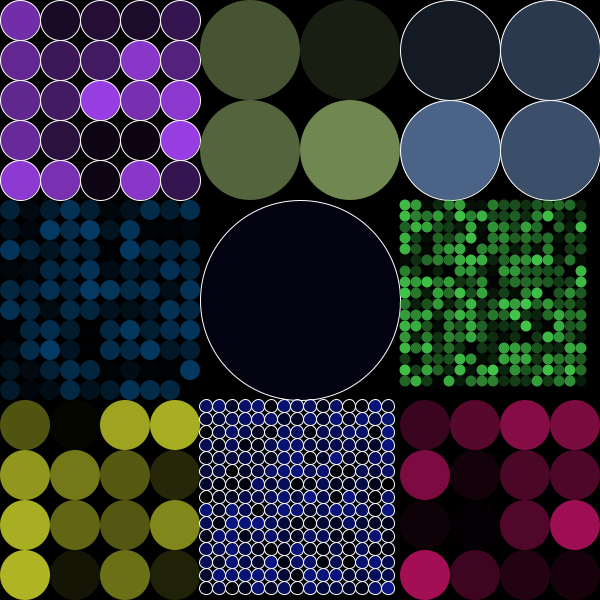
Frame 1 (no input)
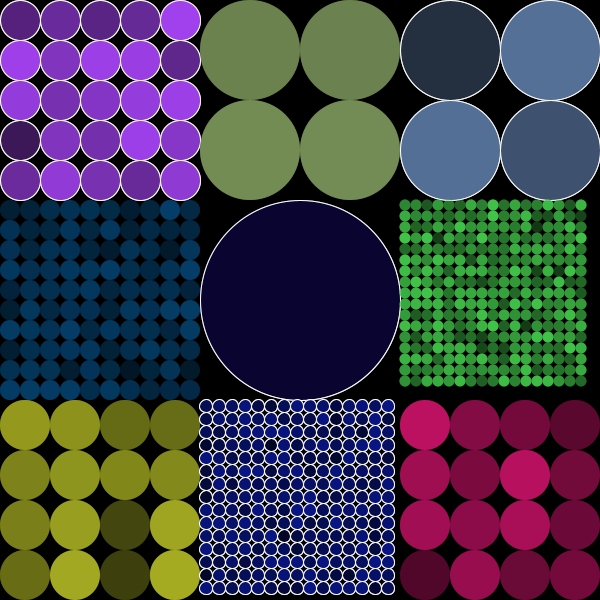
Frame 60 (the mouse pressed at the canvas centre just before this capture)
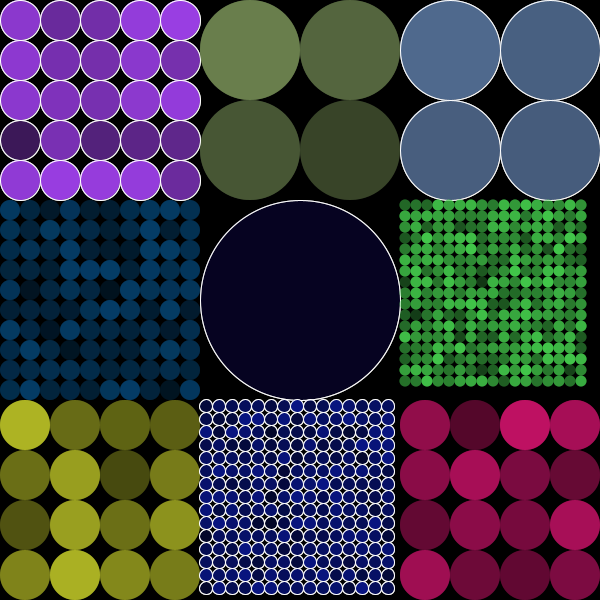
Frame 120 (the mouse held since frame 60 and released just before this capture)

The Processing sketch that drew these frames (run headless with seeded random() and noise(); from frame 60 on, the mouse is pressed at the canvas centre):

// Processing sketch: processing_21219
// ── processing_21219.pde

void setup(){
  size(600, 600);
  background(0);
  smooth();
  
  
  noStroke();
  
  for(int i = 0; i < 9; i++){
   colorArr[i] = color(int(random(0, 255)), int(random(0, 255)), int(random(0, 255)));
   //println("c " + colorArr[i]);
   
   divisionArr[i] = int(random(1, 20));
  // println(hex(colorArr[i]));
   
   strokeArr[i] = boolean(int(random(0, 2)));
   println(boolean(int(random(0, 2))));
  }
  
}

color[] colorArr = new color[9];
int[] divisionArr = new int[9];
boolean[] strokeArr = new boolean[9];

void draw(){
  fill(0, 0, 0, 100);
  rect(0, 0, width, height);  
  
  for(int i=0; i<9; i++){
      drawRectPattern(colorArr[i], (i%3)*200, int(i/3)*200, divisionArr[i], strokeArr[i]);
  }
}


void drawRectPattern(color _baseColor, int _xpos, int _ypos, int _division, boolean _stroke){
  
  pushMatrix();
  translate(_xpos, _ypos);
  
  if(_stroke){
   stroke(255); 
  }else{
    noStroke();
  }
  
  for(int x = 0; x < _division; x++){
    for(int y = 0; y < _division; y++){
      fill(_baseColor, random(0, 255));
      
      ellipse(x * (200/_division) + 200/_division/2, y * (200 / _division) + 200/_division/2, 200 / _division, 200 / _division);
    }
  }
  
  popMatrix();
}
